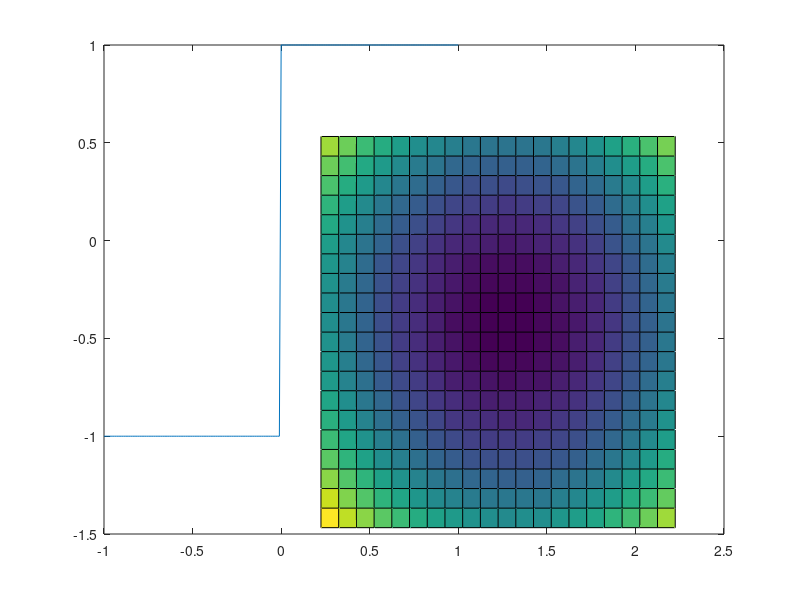

The MATLAB source for this figure:
#funcion a aproximar

x = -1:0.01:1;
y = -1 .* (x<0) + 1 .* (x>=0);
plot(x,y);
hold on;
function y = legrende4(a1,a3)
    x = -1:0.01:1;
    y  = a1 .* ( sqrt(3/2) .* x) + a3 .* ( sqrt(7/2) .* (((5/2).*x.^3) - (3/2).*x));
  endfunction

function x = ecm(y, yi)
    w = y - yi;
    x = 0;
    for i=1:length(w)
      x+= w(i)^2;
    endfor
  endfunction

function y = variar(x)
y = [[x-1:0.1:x] [x+0.1:0.1:x+1]];
  endfunction
aideal = sqrt(3/2);
a = variar(sqrt(3/2));
bideal = - sqrt(7/32);
b = variar(- sqrt(7/32));

W = zeros(21,21);
for i=1:21
  for j=1:21
    W(i,j) = ecm(y,legrende4(a(i),b(j)));
  endfor
endfor

ecm(y,legrende4(aideal,bideal))
surf(a,b,W);
hold on;

for i=1:21
  for j=1:21
    P(i,j) = ecm(y,legrende4(aideal,bideal));
  endfor
endfor

surf(a,b,P);
